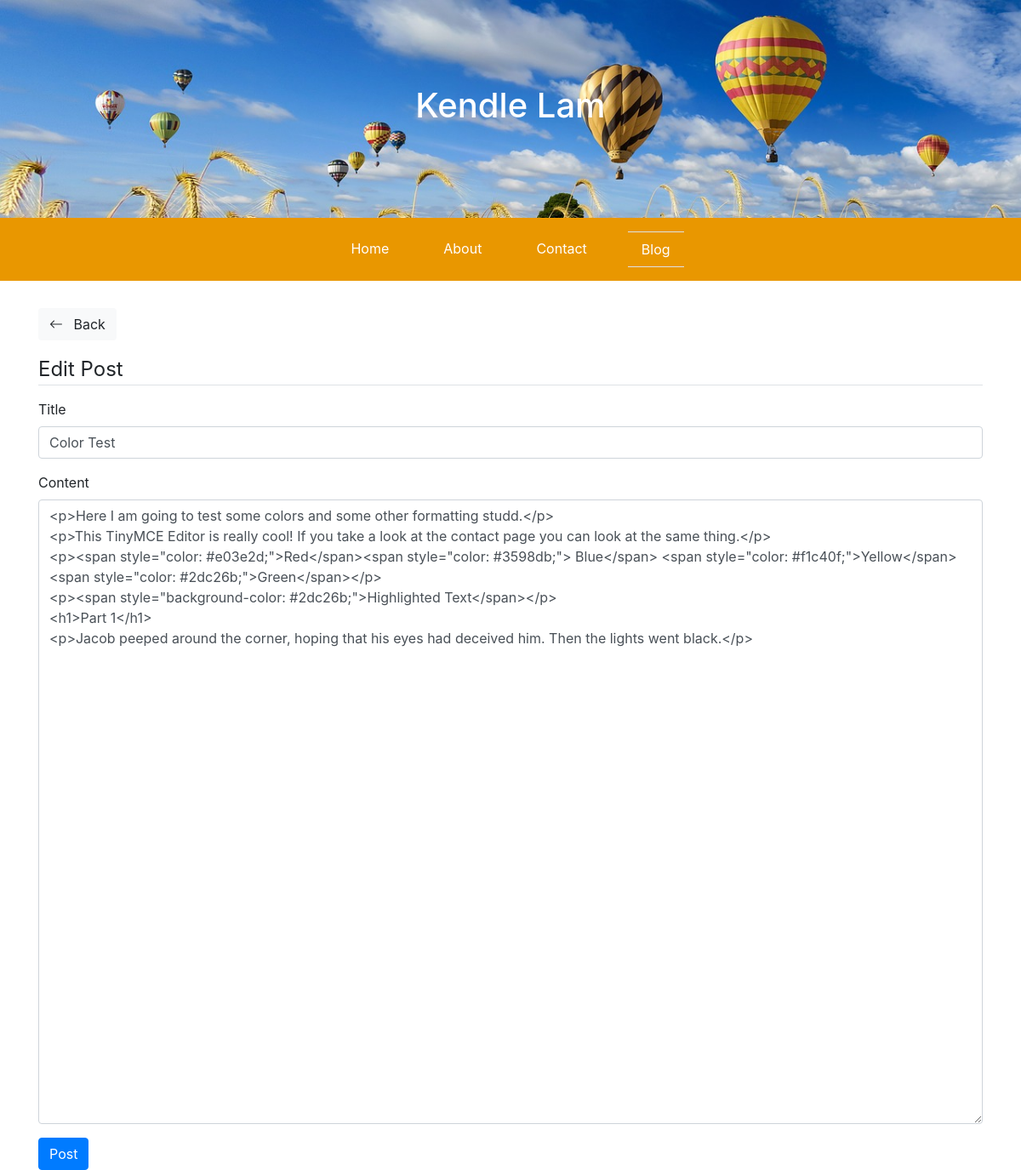
Screenshot of /blog/post/2/edit with the database file from the repository.
### flaskblog/models.py (models this page shows, shortened)
class Post(db.Model):
    id = db.Column(db.Integer, primary_key=True)
    title = db.Column(db.String(100), nullable=False)
    date_posted = db.Column(db.DateTime, nullable=False, default=datetime.utcnow)
    last_updated = db.Column(db.DateTime, nullable=False, default=datetime.utcnow)
    content = db.Column(db.Text, nullable=False)
    comments = db.relationship('Comment', backref='post', lazy=True)

### flaskblog/posts/routes.py (the view)
@posts.route("/blog/post/<int:post_id>/edit", methods=["GET", "POST"])
def update_post(post_id):
    post = Post.query.get_or_404(post_id)
    form = PostForm()
    if form.validate_on_submit():
        post.title = form.title.data
        post.content = form.content.data
        post.last_updated = datetime.utcnow()
        db.session.commit()
        flash('Post updated!', 'success')
        return redirect(url_for('posts.post',post_id = post.id))
    elif request.method == 'GET':
        form.title.data = post.title
        form.content.data = post.content
    return render_template('create_post.html', title='Update Post', form =form, legend='Edit Post')

### flaskblog/posts/forms.py
class PostForm(FlaskForm):
    title = StringField('Title', validators=[DataRequired()])
    content = TextAreaField('Content', validators=[DataRequired()])
    submit = SubmitField('Post')

### flaskblog/templates/create_post.html (shortened to what this page needs)
{% extends "layout.html"%}
{% set active_page = "blog" %}
{% block content %}
<div class="container my-3">
    <a class="btn bg-light my-3" href=javascript:history.back()><i class="bi bi-arrow-left"></i><span class="ml-2"> Back</span></a>
    <legend class="border-bottom mb-3">{{ legend }}</legend>
    <form method="POST" action="">
        <div class ="form-group">
            {{ form.title.label }}
            {{ form.title(class="form-control") }}
        </div>
        <div class ="form-group">
            {{ form.content.label }}
            {{ form.content(class="form-control", rows=30) }}
        </div>
        <div class ="form-group">
            {{ form.submit(class="btn btn-primary") }}
        </div>
    </form>
</div>
{% endblock%}

### flaskblog/static/main.css (style rules this page uses)
html, body { height:100%; }

### rows the page displays
Post: title "Color Test", content "<p>Here I am going to test some colors and some other formatting studd.</p> <p>This TinyMCE Editor is really cool! If you take a look at the contact page you can look at the same thing.</p> <p><span style=\"color: #e03e2d;\">Red</span><span style=\"color: #3598db;\"> Blue</span> <span style=\"color: #f1c40f;\">Yellow</span> <span style=\"color: #2dc26b;\">Green</span></p> <p><span style=\"background-color: #2dc26b;\">Highlighted Text</span></p> <h1>Part 1</h1> <p>Jacob peeped around the corner, hoping that his eyes had deceived him. Then the lights went black.</p>"

### other values shown
{{ caption|e }} "Home" "About" "Contact"
{{ caption|e }} "Blog"
{{ legend }} "Edit Post"
